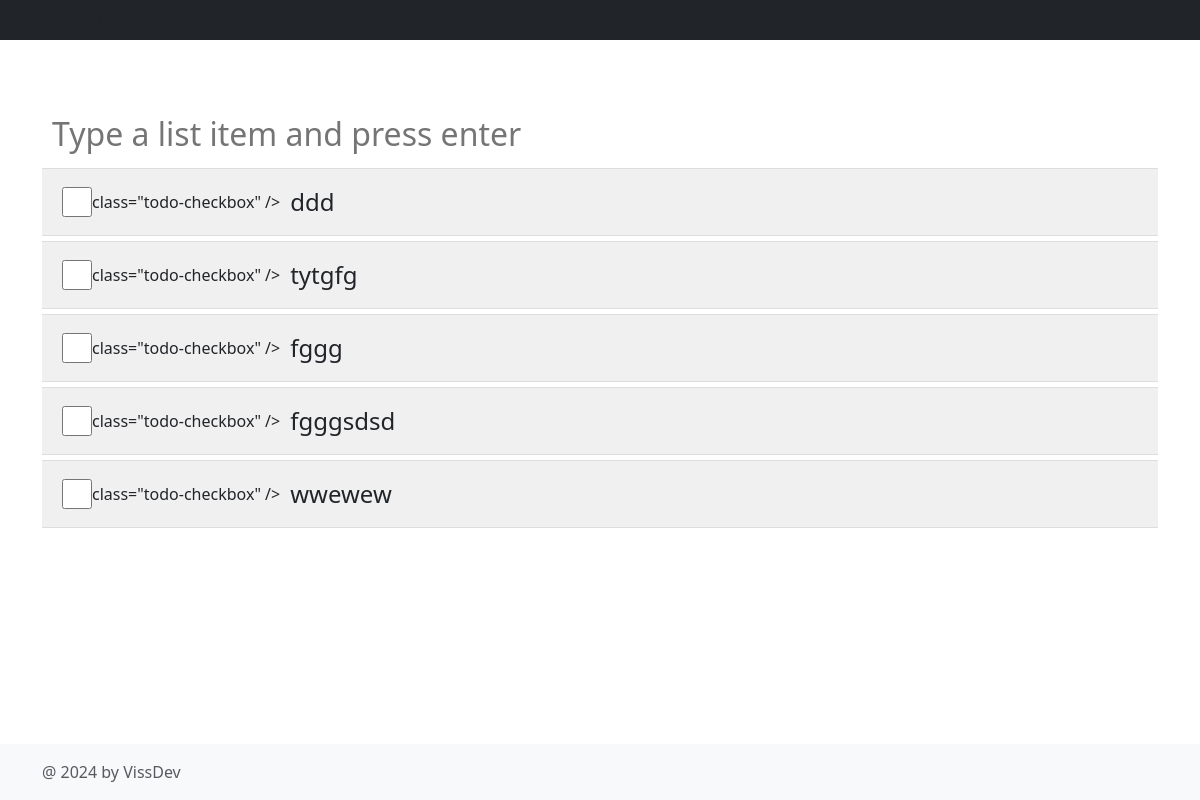
Screenshot of /list-item/6 (signed in) with the database file from the repository.
### main.py (models this page shows)
class ListItem(db.Model):
    __tablename__ = "tbl_list_item"
    id: Mapped[int] = mapped_column(Integer, primary_key=True, autoincrement=True)
    name: Mapped[str] = mapped_column(String, nullable=False)
    status: Mapped[int] = mapped_column(Integer, default=0)
    todo_id: Mapped[int] = mapped_column(Integer, ForeignKey("tbl_todo.id"))
    todo = relationship("ToDo", backref="tbl_list_item")

### main.py (the view)
@app.route("/list-item/<int:todo_id>")
@login_required
def view_list(todo_id):
    list_items = db.session.execute(db.select(ListItem).where(ListItem.todo_id == todo_id)).scalars()
    todo = db.session.execute(db.select(ToDo).where(ToDo.id == todo_id)).scalar()
    return render_template("list.html", list_items=list_items, todo=todo)

### main.py (called while the page is built)
@login_manager.user_loader
def user_loader(user_id):
    return db.get_or_404(User, user_id)

### templates/list.html (shortened to what this page needs)
{% from "bootstrap5/form.html" import render_form %}
{% extends 'base.html' %}
{% block content %}
    <nav class="navbar navbar-expand-md navbar-dark fixed-top bg-dark">
        <div class="container-fluid">
          <span>Your To Do Lists</span>
        </div>
      </nav>
      <main class="flex-shrink-0">
        <div class="container" id="content">
          <input class="text-color-grey" type="text" id="enter-list-item" placeholder="Type a list item and press enter" />
          <div id="todoList">
              {% for item in list_items %}
              <div class="list-item"><input type="checkbox" {% if condition %}checked{% endif %} > class="todo-checkbox"  /><label class="todo-label">{{ item.name }}</label></div>
              {% endfor %}
          </div>
        </div>
      </main>
{% endblock %}

### static/css/styles.css (style rules this page uses)
#content { margin-top:100px }
html, body { height: 100%; margin: 0; padding: 0; }
body { display: flex; flex-direction: column; justify-content: space-between; }
.text-color-grey { color: grey; }
#enter-list-item { padding: 10px; font-size: 2rem; width: 100%; border: 0px solid; }
.list-item label { padding: 10px; font-size: 24px;; }
.list-item input { width: 30px; height: 30px; }
.list-item { display: flex; align-items: center; background-color: rgb(241, 240, 240); padding: 5px; padding-left:20px; border-top: solid 1px rgb(223, 222, 222); border-bottom: solid 1px rgb(223, 222, 222); margin-bottom: 5px; }

### rows the page displays
ListItem: name "ddd"
ListItem: name "tytgfg"
ListItem: name "fggg"
ListItem: name "fgggsdsd"
ListItem: name "wwewew"
